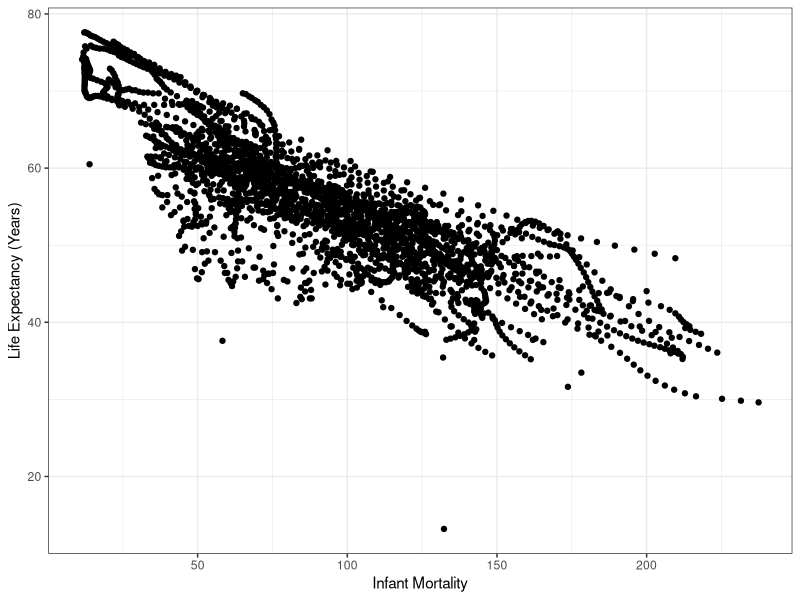
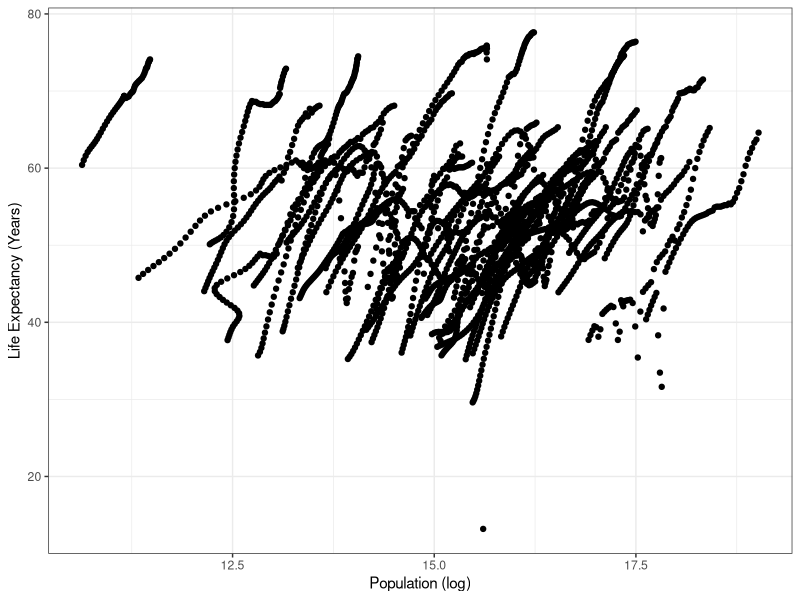
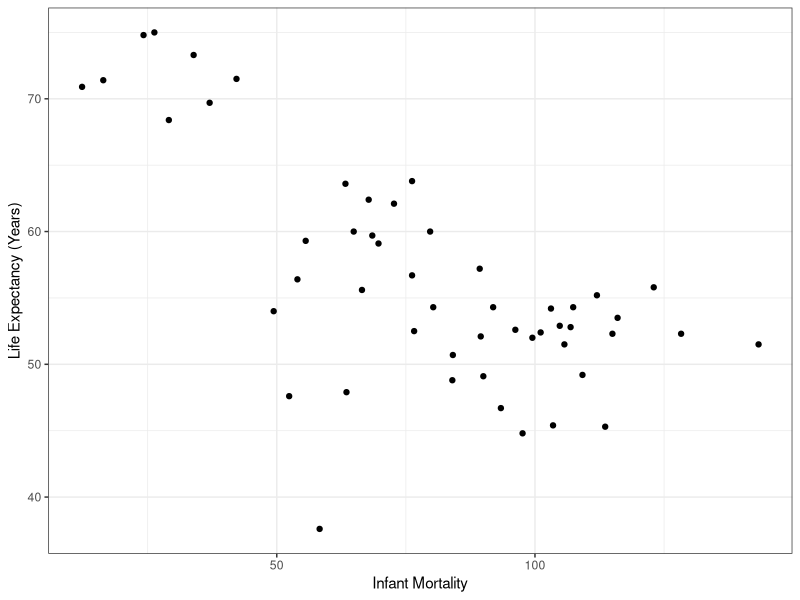
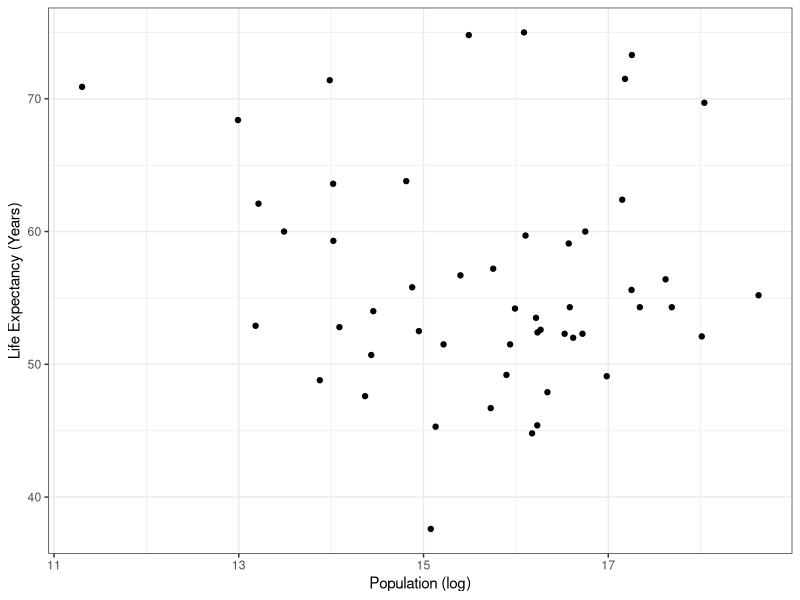

Reproduce these figures in R, in order.
## ---- chunk 1
#install and load required packages
library(tidyverse)
## ---- chunk 2
#install and load required packages
library(dslabs)
#find gapminder data to be used for exercise
#help(gapminder)
## ---- chunk 3
str(gapminder) #get an overview of the data structure
## ---- chunk 4
summary(gapminder) #get a summary of the data
## ---- chunk 5
class(gapminder) #determine the type of object gapminer is 
## ---- chunk 6
#save all data to "data"
data = gapminder

# subset based on Continent == Africa
africaData = data[ which(data$continent=="Africa"), ]

str(africaData) #get an overview of the data structure
## ---- chunk 7
summary(gapminder) #get a summary of the data
## ---- chunk 8
#Subset Africa infant mortality and life expectancy
infantM_LifeE = africaData[c("infant_mortality", "life_expectancy")]

str(infantM_LifeE) #get an overview of the data structure
## ---- chunk 9
summary(infantM_LifeE)#get a summary of the data
## ---- chunk 10
# Plot life expectancy as a function of infant mortality 
ggplot(infantM_LifeE, aes(x=infant_mortality, y=life_expectancy)) + geom_point()+xlab("Infant Mortality")+ ylab("Life Expectancy (Years)")+
  theme_bw()

## ---- chunk 11
#Subset Africa population and life expectancy
pop_LifeE = africaData[c("population", "life_expectancy")]
str(pop_LifeE) #get an overview of the data structure

## ---- chunk 12
summary(pop_LifeE) #get a summary of the data
## ---- chunk 13
# Plot life expectancy as a function of population
ggplot(pop_LifeE, aes(x=log(population), y=life_expectancy)) + geom_point() +xlab("Population (log)")+ ylab("Life Expectancy (Years)")+
  theme_bw()

## ---- chunk 14
# determine the years with missing values for NA
infantNA  = (africaData[is.na(africaData$infant_mortality), ]  )
table(infantNA$year)
## ---- chunk 15
# subset year 2000
y_2000 = africaData[ which(africaData$year=="2000"), ]
summary(y_2000) #get a summary of the data
## ---- chunk 16
# Plot life expectancy as a function of infant mortality 
ggplot(y_2000, aes(x=infant_mortality, y=life_expectancy)) + geom_point() +xlab("Infant Mortality")+ ylab("Life Expectancy (Years)")+
  theme_bw()
## ---- chunk 17
# Plot life expectancy as a function of infant mortality 

ggplot(y_2000, aes(x=log(population), y=life_expectancy)) + geom_point() +xlab("Population (log)")+ ylab("Life Expectancy (Years)")+
  theme_bw()
## ---- chunk 18

fit1 = lm(life_expectancy~infant_mortality, data=y_2000)
fit1_table = broom::tidy(fit1)
print(fit1_table)
## ---- chunk 19
fit2 = lm(life_expectancy~population, data=y_2000)
fit2_table = broom::tidy(fit2)
print(fit2_table)
